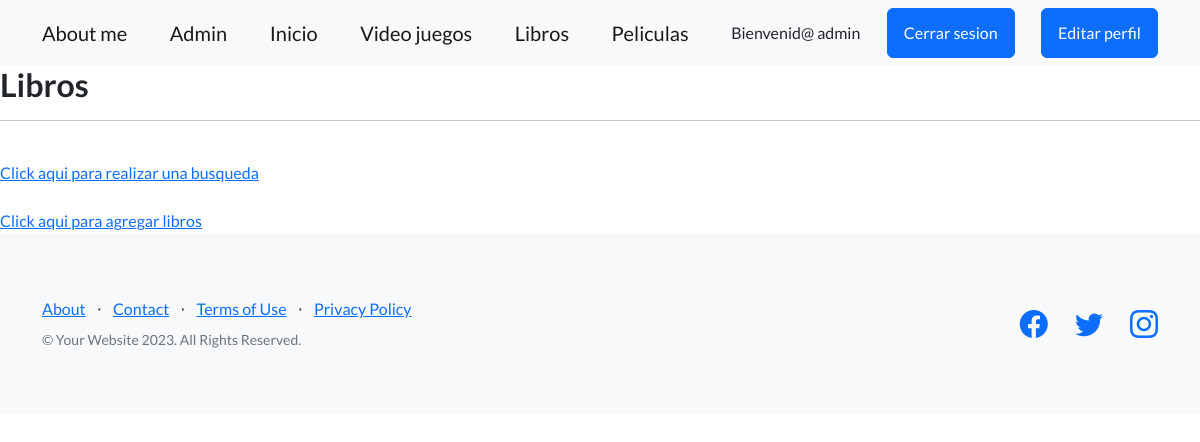
The app's page /libros/ (signed in), older data.
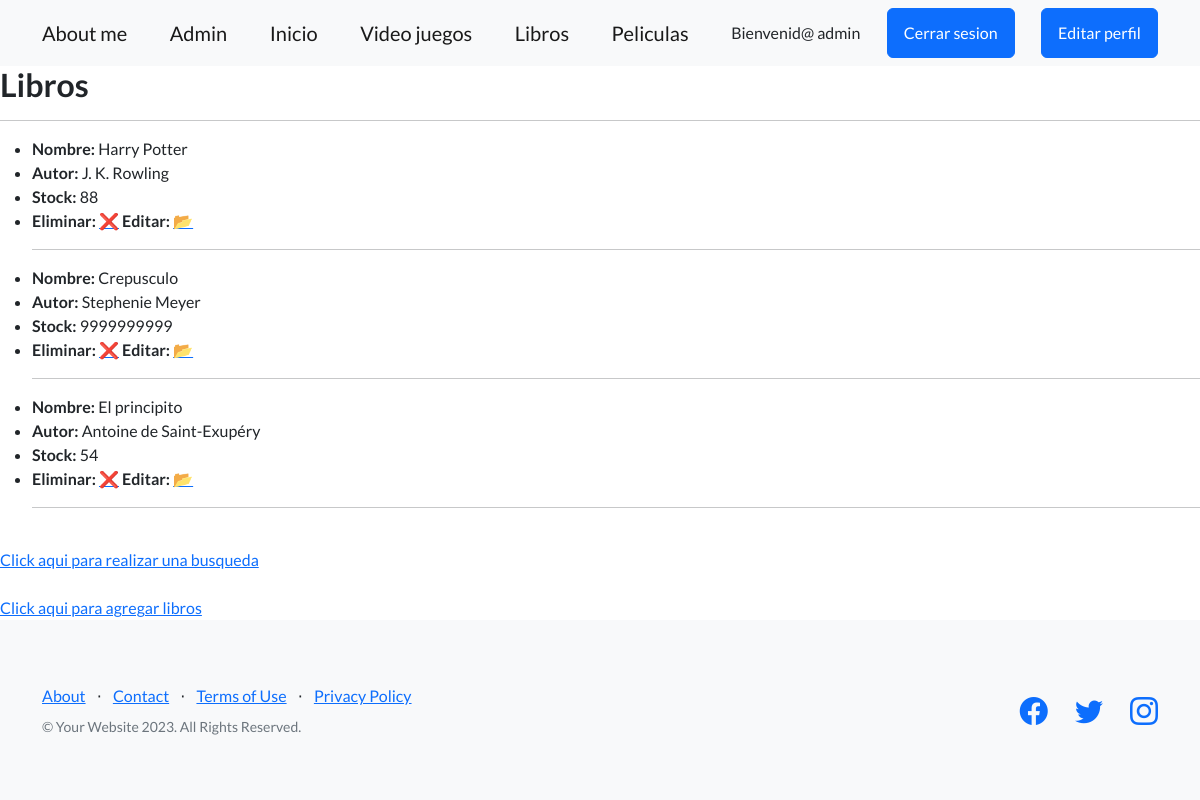
The same page, newer data.
### appfranco/models.py (models this page shows, shortened)
class Libros(models.Model):
    nombre = models.CharField(max_length=20)
    autor = models.CharField(max_length=20)
    stock = models.IntegerField()

### appfranco/views.py (the view)
# urls.py: path('libros/', leer_libros, name='leer_libros'),
@login_required
def leer_libros(request):
    libros = Libros.objects.all()
    contexto = {"libros": libros}
    return render ( request, "leer_libros.html", contexto)

### appfranco/templates/leer_libros.html (shortened to what this page needs)
{% extends 'padre.html' %}
{% load static %}
{% block contenidoQueCambia %}
    <h2>Libros</h2>
    <hr>
        {% for l in libros %}
            <ul>
                <li><strong>Nombre:</strong> {{l.nombre}}</li>
                <li><strong>Autor:</strong> {{l.autor}}</li>
                <li><strong>Stock:</strong> {{l.stock}}</li>
                {% if user.is_superuser %}
                    <li><strong>Eliminar:</strong> <a href="{% url 'borrar_libros' l.id %}">❌</a> <strong>Editar:</strong> <a href="{% url 'actualizar_libros' l.id %}">📂</a></li>
                {% endif %}
                <hr>
            </ul>
        {% endfor %}
        <br>
        <a href="{% url 'busqueda_libros' %}">Click aqui para realizar una busqueda</a>
        {% if user.is_superuser %}
            <a href="{% url 'add_libros' %}">Click aqui para agregar libros</a>
        {% endif %}
{% endblock %}

Row changes from the older to the newer data that the page shows:
added Libros: nombre "Harry Potter", autor "J. K. Rowling", stock "88"
added Libros: nombre "Crepusculo", autor "Stephenie Meyer", stock "9999999999"
added Libros: nombre "El principito", autor "Antoine de Saint-Exupéry", stock "54"
